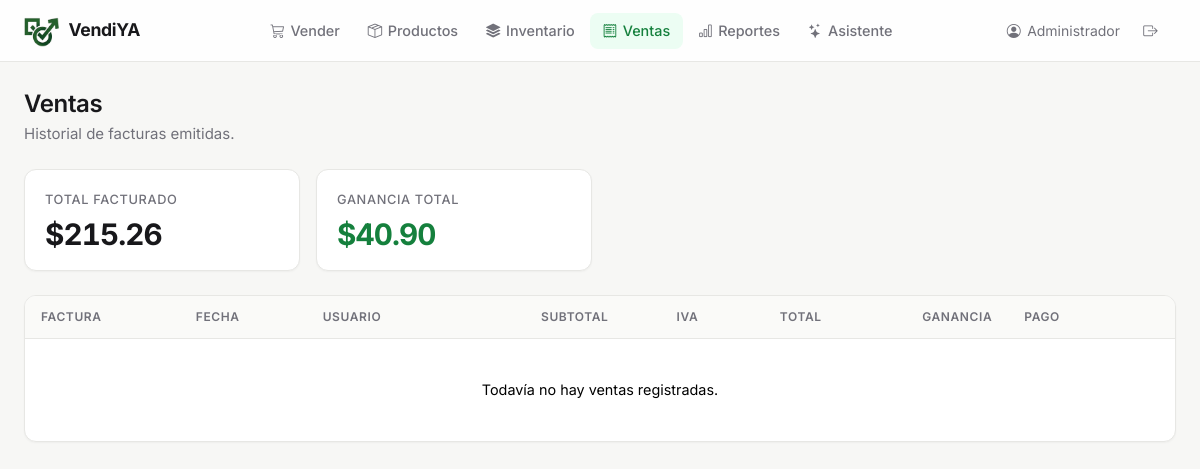
Page /ventas (signed in) on the earlier database version.
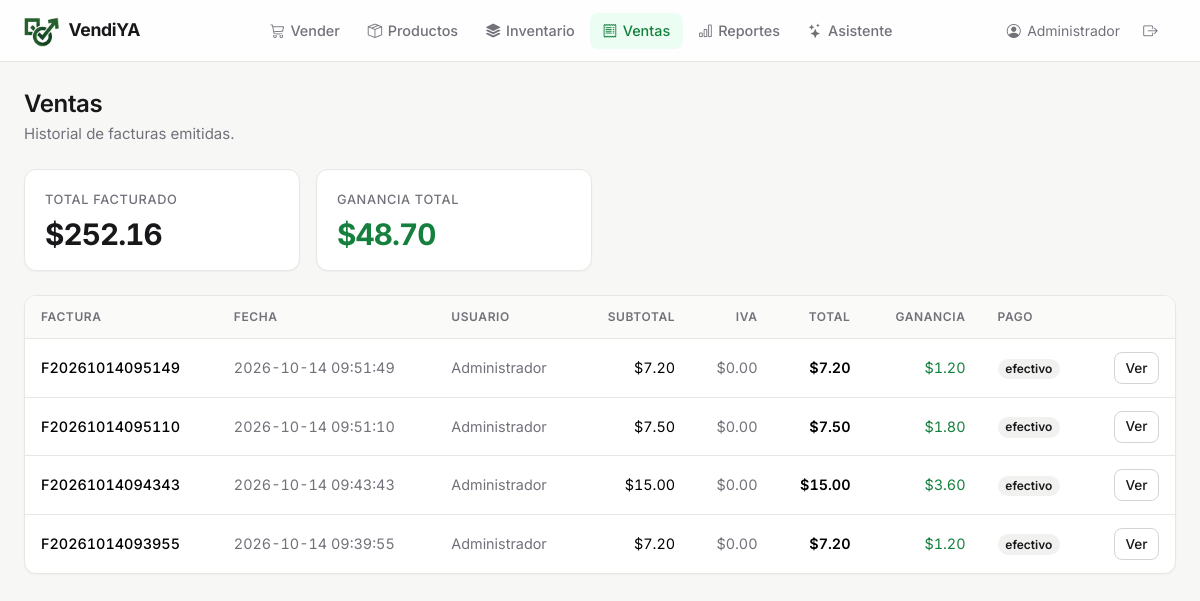
Same page on the later database version.
### tables this page shows
CREATE TABLE usuarios (
    id INTEGER PRIMARY KEY AUTOINCREMENT,
    nombre TEXT NOT NULL,
    usuario TEXT NOT NULL UNIQUE,
    password_hash TEXT NOT NULL,
    rol TEXT DEFAULT 'cajero'
);

CREATE TABLE ventas (
    id INTEGER PRIMARY KEY AUTOINCREMENT,
    numero_factura TEXT NOT NULL,
    fecha TEXT NOT NULL,
    usuario_id INTEGER,
    subtotal REAL NOT NULL,
    iva REAL NOT NULL,
    total REAL NOT NULL,
    forma_pago TEXT NOT NULL,
    monto_recibido REAL,
    cambio REAL, ganancia REAL DEFAULT 0,
    FOREIGN KEY (usuario_id) REFERENCES usuarios(id)
);

### app.py (the view)
@app.route('/ventas')
@login_required
def ventas():
    rango = request.args.get('rango', 'hoy')
    conn = get_db()
    arch = get_archive_db()
    hoy = datetime.now()
    if rango == 'hoy':
        desde = hoy.strftime("%Y-%m-%d 00:00:00")
    elif rango == 'semana':
        desde = (hoy - timedelta(days=7)).strftime("%Y-%m-%d 00:00:00")
    elif rango == 'quincena':
        desde = (hoy - timedelta(days=15)).strftime("%Y-%m-%d 00:00:00")
    else:
        desde = "1970-01-01 00:00:00"
    ventas = conn.execute("""
        SELECT v.*, u.nombre as usuario FROM ventas v
        LEFT JOIN usuarios u ON v.usuario_id = u.id
        WHERE v.fecha >= ?
        ORDER BY v.id DESC LIMIT 500
    """, (desde,)).fetchall()
    ventas_arch = []
    if rango in ('todas', 'quincena'):
        ventas_arch = arch.execute("""
            SELECT v.*, '(archivado)' as usuario FROM ventas v
            WHERE v.fecha >= ?
            ORDER BY v.id DESC LIMIT 500
        """, (desde,)).fetchall()
    todas = [dict(v) for v in ventas] + [dict(v) for v in ventas_arch]
    todas.sort(key=lambda x: x['fecha'], reverse=True)
    t1 = conn.execute("SELECT COALESCE(SUM(total),0) as t, COALESCE(SUM(ganancia),0) as g FROM ventas").fetchone()
    t2 = arch.execute("SELECT COALESCE(SUM(total),0) as t, COALESCE(SUM(ganancia),0) as g FROM ventas").fetchone()
    totales = {
        'total': (t1['t'] or 0) + (t2['t'] or 0),
        'ganancia': (t1['g'] or 0) + (t2['g'] or 0),
        'num_principal': conn.execute("SELECT COUNT(*) as c FROM ventas").fetchone()['c'],
        'num_archivo': arch.execute("SELECT COUNT(*) as c FROM ventas").fetchone()['c']
    }
    conn.close()
    arch.close()
    return render_template('ventas.html',
                           ventas=todas,
                           totales=totales,
                           rango=rango)

### app.py (called while the page is built)
def login_required(f):
    @wraps(f)
    def wrapper(*args, **kwargs):
        if 'usuario_id' not in session:
            return redirect(url_for('login'))
        return f(*args, **kwargs)
    return wrapper

### database.py (called while the page is built)
def get_db():
    conn = sqlite3.connect(DB_PATH)
    conn.row_factory = sqlite3.Row
    conn.execute("PRAGMA foreign_keys = ON")
    return conn

### templates/ventas.html (shortened to what this page needs)
{% extends "base.html" %}
{% block content %}
<div class="page-header">
  <div>
    <h1>Ventas</h1>
    <p>Historial de facturas emitidas.</p>
  </div>
</div>
<div class="row g-3 mb-4">
  <div class="col-sm-6 col-lg-3">
    <div class="card stat">
      <div class="stat-label">Total facturado</div>
      <div class="stat-value">${{ '%.2f'|format(totales.total or 0) }}</div>
    </div>
  </div>
  <div class="col-sm-6 col-lg-3">
    <div class="card stat">
      <div class="stat-label">Ganancia total</div>
      <div class="stat-value text-success">${{ '%.2f'|format(totales.ganancia or 0) }}</div>
    </div>
  </div>
</div>
<div class="table-card">
<div class="table-responsive">
<table class="table table-hover">
  <thead>
    <tr>
      <th>Factura</th>
      <th>Fecha</th>
      <th>Usuario</th>
      <th class="text-end">Subtotal</th>
      <th class="text-end">IVA</th>
      <th class="text-end">Total</th>
      <th class="text-end">Ganancia</th>
      <th>Pago</th>
      <th></th>
    </tr>
  </thead>
  <tbody>
    {% for v in ventas %}
    <tr>
      <td class="fw-medium num">{{ v.numero_factura }}</td>
      <td class="text-muted num">{{ v.fecha }}</td>
      <td class="text-muted">{{ v.usuario or '—' }}</td>
      <td class="text-end num">${{ '%.2f'|format(v.subtotal) }}</td>
      <td class="text-end num text-muted">${{ '%.2f'|format(v.iva) }}</td>
      <td class="text-end num fw-semibold">${{ '%.2f'|format(v.total) }}</td>
      <td class="text-end num text-success">${{ '%.2f'|format(v.ganancia or 0) }}</td>
      <td><span class="badge pill-neutral">{{ v.forma_pago }}</span></td>
      <td class="text-end"><a class="btn btn-sm btn-light" href="{{ url_for('ver_venta', vid=v.id) }}">Ver</a></td>
    </tr>
    {% else %}
    <tr><td colspan="9" class="empty">Todavía no hay ventas registradas.</td></tr>
    {% endfor %}
  </tbody>
</table>
</div>
</div>
{% endblock %}

### templates/base.html (shortened to what this page needs)
<!DOCTYPE html>
<html lang="es">
<head>
    <link href="https://cdn.jsdelivr.net/npm/bootstrap@5.3.2/dist/css/bootstrap.min.css" rel="stylesheet">
    <link href="https://cdn.jsdelivr.net/npm/bootstrap-icons@1.11.1/font/bootstrap-icons.css" rel="stylesheet">
    <link href="{{ url_for('static', filename='css/estilo.css') }}" rel="stylesheet">
</head>
<body>
{% set ep = request.endpoint %}
<nav class="navbar navbar-expand-lg app-nav">
  <div class="container-fluid">
    <a class="navbar-brand" href="{{ url_for('pos') }}">
      <img src="{{ url_for('static', filename='favicon.png') }}" alt="">
      <span>VendiYA</span>
    </a>
    <div class="collapse navbar-collapse" id="menuPrincipal">
      <div class="navbar-nav mx-lg-auto">
        <a class="nav-link {{ 'active' if ep == 'pos' }}" href="{{ url_for('pos') }}"><i class="bi bi-cart3"></i>Vender</a>
        <a class="nav-link {{ 'active' if ep == 'productos' }}" href="{{ url_for('productos') }}"><i class="bi bi-box-seam"></i>Productos</a>
        <a class="nav-link {{ 'active' if ep == 'inventario' }}" href="{{ url_for('inventario') }}"><i class="bi bi-stack"></i>Inventario</a>
        <a class="nav-link {{ 'active' if ep in ('ventas', 'ver_venta') }}" href="{{ url_for('ventas') }}"><i class="bi bi-receipt"></i>Ventas</a>
        <a class="nav-link {{ 'active' if ep == 'reportes' }}" href="{{ url_for('reportes') }}"><i class="bi bi-bar-chart"></i>Reportes</a>
        <a class="nav-link {{ 'active' if ep == 'asistente' }}" href="{{ url_for('asistente') }}"><i class="bi bi-stars"></i>Asistente</a>
      </div>
      <div class="navbar-nav align-items-lg-center">
        <span class="usuario d-none d-lg-inline-flex">
          <i class="bi bi-person-circle"></i>{{ session.usuario_nombre }}
        </span>
        <a class="nav-link" href="{{ url_for('logout') }}" title="Cerrar sesión">
          <i class="bi bi-box-arrow-right"></i><span class="d-lg-none">Salir</span>
        </a>
      </div>
    </div>
  </div>
</nav>
<main class="app-main">
    {% block content %}{% endblock %}
</main>
</body>
</html>

Differences in the rows shown:
now on this page (row unchanged): usuarios: usuario_nombre "Administrador"
added ventas: numero_factura "F20261014095149", fecha "2026-10-14 09:51:49", nombre "Administrador", subtotal "7.20", iva "0.00", total "7.20", ganancia "1.20", forma_pago "efectivo"
added ventas: numero_factura "F20261014095110", fecha "2026-10-14 09:51:10", nombre "Administrador", subtotal "7.50", iva "0.00", total "7.50", ganancia "1.80", forma_pago "efectivo"
added ventas: numero_factura "F20261014094343", fecha "2026-10-14 09:43:43", nombre "Administrador", subtotal "15.00", iva "0.00", total "15.00", ganancia "3.60", forma_pago "efectivo"
added ventas: numero_factura "F20261014093955", fecha "2026-10-14 09:39:55", nombre "Administrador", subtotal "7.20", iva "0.00", total "7.20", ganancia "1.20", forma_pago "efectivo"
Other differences:
{{ '%.2f'|format(totales.total or 0) }}: "215.26" → "252.16"
{{ '%.2f'|format(totales.ganancia or 0) }}: "40.90" → "48.70"
{{ session.usuario_nombre }}: "Administrador" → (not shown)
text no longer shown: "Todavía no hay ventas registradas."
